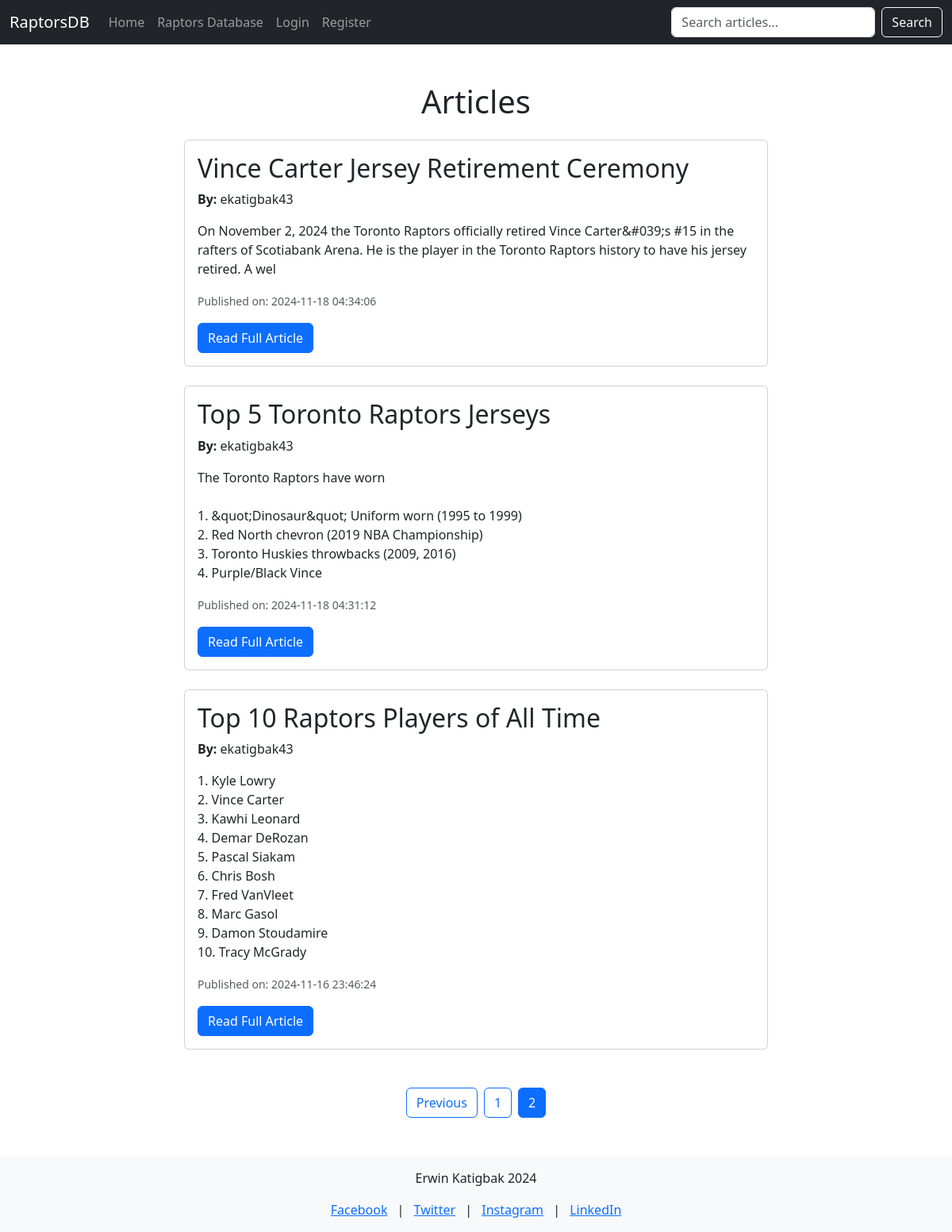
Screenshot of /?page=2 with the database file from the repository.
### tables this page shows
CREATE TABLE `articles` (
  `article_id` int(11) NOT NULL,
  `title` varchar(255) NOT NULL,
  `content` text DEFAULT NULL,
  `author_id` int(11) DEFAULT NULL,
  `created_at` timestamp NOT NULL DEFAULT current_timestamp()
);

CREATE TABLE `users` (
  `user_id` int(11) NOT NULL,
  `username` varchar(50) NOT NULL,
  `password` varchar(255) NOT NULL,
  `role` enum('admin','editor','user','guest') NOT NULL
);

### index.php (the view, shortened to what this page needs)
<?php
require('connect.php');
$articles_per_page = 5;
$page = isset($_GET['page']) && is_numeric($_GET['page']) ? (int)$_GET['page'] : 1;
$offset = ($page - 1) * $articles_per_page;
try {
    $total_query = "SELECT COUNT(*) AS total FROM articles";
    $total_statement = $db->prepare($total_query);
    $total_statement->execute();
    $total_articles = $total_statement->fetch(PDO::FETCH_ASSOC)['total'];
    $total_pages = ceil($total_articles / $articles_per_page);
    $query = "SELECT a.article_id, a.title, a.content, a.created_at, u.username AS author
              FROM articles a
              JOIN users u ON a.author_id = u.user_id
              ORDER BY a.created_at DESC
              LIMIT :limit OFFSET :offset";
    $statement = $db->prepare($query);
    $statement->bindValue(':limit', $articles_per_page, PDO::PARAM_INT);
    $statement->bindValue(':offset', $offset, PDO::PARAM_INT);
    $statement->execute();
    $articles = $statement->fetchAll(PDO::FETCH_ASSOC);
} catch (PDOException $e) {
    echo "Error: " . $e->getMessage();
}
?>
<!DOCTYPE html>
<html lang="en">
<head>
    <link href="https://cdn.jsdelivr.net/npm/bootstrap@5.3.0-alpha3/dist/css/bootstrap.min.css" rel="stylesheet">
</head>
<body>
    <?php include('nav.php'); ?>
    <div class="container my-5">
        <h1 class="text-center mb-4">Articles</h1>
        <?php if ($articles && count($articles) > 0): ?>
            <div class="row justify-content-center">
                <?php foreach ($articles as $article): ?>
                    <div class="col-md-8 mb-4">
                        <div class="card">
                            <div class="card-body">
                                <h2 class="card-title"><?= htmlspecialchars($article['title']) ?></h2>
                                <p class="card-text"><strong>By:</strong> <?= htmlspecialchars($article['author']) ?></p>
                                <p class="card-text"><?= nl2br(htmlspecialchars(substr($article['content'], 0, 200))) ?></p>
                                <p class="card-text"><small class="text-muted">Published on: <?= htmlspecialchars($article['created_at']) ?></small></p>
                                <a href="view_article.php?id=<?= $article['article_id'] ?>" class="btn btn-primary">Read Full Article</a>
                            </div>
                        </div>
                    </div>
                <?php endforeach; ?>
            </div>
        <?php else: ?>
            <p class="text-center">No articles found.</p>
        <?php endif; ?>
        <div class="pagination d-flex justify-content-center mt-4">
            <?php if ($page > 1): ?>
                <a href="?page=<?= $page - 1 ?>" class="btn btn-outline-primary mx-1">Previous</a>
            <?php endif; ?>
            <?php for ($i = 1; $i <= $total_pages; $i++): ?>
                <a href="?page=<?= $i ?>" class="btn <?= $i === $page ? 'btn-primary' : 'btn-outline-primary' ?> mx-1"><?= $i ?></a>
            <?php endfor; ?>
        </div>
    </div>
    <?php include('footer.php'); ?>
</body>
</html>

### rows the page displays
articles: title "Vince Carter Jersey Retirement Ceremony", author.username "ekatigbak43", content "On November 2, 2024 the Toronto Raptors officially retired Vince Carter&#039;s #15 in the rafters of Scotiabank Arena. He is the player in the Toronto Raptors history to have his jersey retired. A wel", created_at "2024-11-18 04:34:06"
articles: title "Top 5 Toronto Raptors Jerseys", author.username "ekatigbak43", content "The Toronto Raptors have worn 1. &quot;Dinosaur&quot; Uniform worn (1995 to 1999) 2. Red North chevron (2019 NBA Championship) 3. Toronto Huskies throwbacks (2009, 2016) 4. Purple/Black Vince", created_at "2024-11-18 04:31:12"
articles: title "Top 10 Raptors Players of All Time", author.username "ekatigbak43", content "1. Kyle Lowry 2. Vince Carter 3. Kawhi Leonard 4. Demar DeRozan 5. Pascal Siakam 6. Chris Bosh 7. Fred VanVleet 8. Marc Gasol 9. Damon Stoudamire 10. Tracy McGrady", created_at "2024-11-16 23:46:24"
